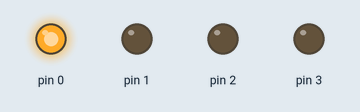
Bench run of a sketch on a simulated Arduino Uno, built with avr-gcc and run on an emulated ATmega328P. On the bench: output pins drawn as LEDs (lit = HIGH).

Above: at 0.2 s.
At 1.2 s:
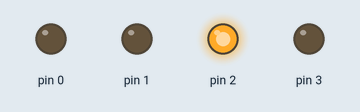
At 2.7 s:
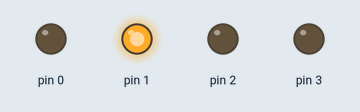
At 3.7 s:
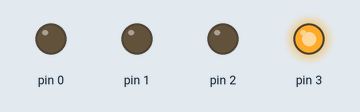
Timing chart, 0 to 4.6 s (numbered marks = the images above):
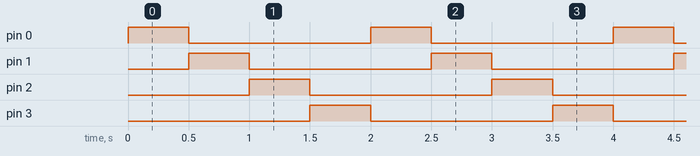

Measured:
- by itself, pin 0–3: alternates HIGH for 0.50 s and LOW for 1.5 s
- by itself, everything shown: repeats every 2.0 s, in 5 steps

The sketch:

sketch_oct28a.ino
```cpp
void setup() {
pinMode(0,OUTPUT);
pinMode(1,OUTPUT);
pinMode(2,OUTPUT);
pinMode(3,OUTPUT);
}
void loop() {
digitalWrite(0,HIGH);
delay(500);
digitalWrite(0,LOW);
digitalWrite(1,HIGH);
delay(500);
digitalWrite(1,LOW);
digitalWrite(2,HIGH);
delay(500);
digitalWrite(2,LOW);
digitalWrite(3,HIGH);
delay(500);
digitalWrite(3,LOW);
}
```
